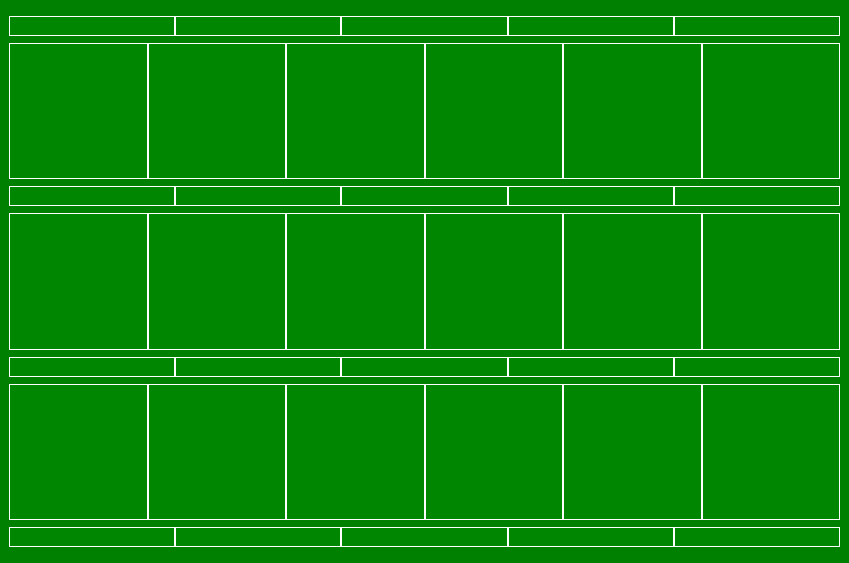
<?xml version="1.0" encoding="UTF-8"?>
<ui version="4.0">
 <class>Form</class>
 <widget class="QWidget" name="Form">
  <property name="geometry">
   <rect>
    <x>0</x>
    <y>0</y>
    <width>849</width>
    <height>563</height>
   </rect>
  </property>
  <property name="sizePolicy">
   <sizepolicy hsizetype="Ignored" vsizetype="Ignored">
    <horstretch>0</horstretch>
    <verstretch>0</verstretch>
   </sizepolicy>
  </property>
  <property name="font">
   <font>
    <kerning>true</kerning>
   </font>
  </property>
  <property name="windowTitle">
   <string>Form</string>
  </property>
  <property name="styleSheet">
   <string notr="true">QWidget#Form{background-color: rgb(98, 171, 32);}</string>
  </property>
  <layout class="QVBoxLayout" name="verticalLayout">
   <property name="spacing">
    <number>0</number>
   </property>
   <property name="leftMargin">
    <number>0</number>
   </property>
   <property name="topMargin">
    <number>0</number>
   </property>
   <property name="rightMargin">
    <number>0</number>
   </property>
   <property name="bottomMargin">
    <number>0</number>
   </property>
   <item>
    <widget class="QWidget" name="Frame" native="true">
     <property name="styleSheet">
      <string notr="true">#Frame{background-color:green;}</string>
     </property>
     <layout class="QVBoxLayout" name="verticalLayout1" stretch="1,4,1,4,1,4,1">
      <property name="spacing">
       <number>0</number>
      </property>
      <item>
       <widget class="QWidget" name="horizontalWidget_11" native="true">
        <property name="styleSheet">
         <string notr="true">QPushButton:pressed {
       background-color: rgb(222, 255, 220);
    }</string>
        </property>
        <layout class="QHBoxLayout" name="horizontalLayout_43">
         <property name="spacing">
          <number>0</number>
         </property>
         <property name="sizeConstraint">
          <enum>QLayout::SetDefaultConstraint</enum>
         </property>
         <property name="leftMargin">
          <number>0</number>
         </property>
         <property name="topMargin">
          <number>0</number>
         </property>
         <property name="rightMargin">
          <number>0</number>
         </property>
         <property name="bottomMargin">
          <number>0</number>
         </property>
         <item>
          <widget class="QPushButton" name="btn_fence_0">
           <property name="sizePolicy">
            <sizepolicy hsizetype="Minimum" vsizetype="Minimum">
             <horstretch>0</horstretch>
             <verstretch>0</verstretch>
            </sizepolicy>
           </property>
           <property name="maximumSize">
            <size>
             <width>16777215</width>
             <height>20</height>
            </size>
           </property>
           <property name="styleSheet">
            <string notr="true">border:0.5px solid white;
background-color: rgba(0, 255, 0, 12);</string>
           </property>
           <property name="text">
            <string/>
           </property>
          </widget>
         </item>
         <item>
          <widget class="QPushButton" name="btn_fence_1">
           <property name="enabled">
            <bool>true</bool>
           </property>
           <property name="sizePolicy">
            <sizepolicy hsizetype="Minimum" vsizetype="Minimum">
             <horstretch>0</horstretch>
             <verstretch>0</verstretch>
            </sizepolicy>
           </property>
           <property name="maximumSize">
            <size>
             <width>16777215</width>
             <height>20</height>
            </size>
           </property>
           <property name="toolTipDuration">
            <number>-1</number>
           </property>
           <property name="styleSheet">
            <string notr="true">border:0.5px solid white;
background-color: rgba(0, 255, 0, 12);</string>
           </property>
           <property name="text">
            <string/>
           </property>
          </widget>
         </item>
         <item>
          <widget class="QPushButton" name="btn_fence_2">
           <property name="sizePolicy">
            <sizepolicy hsizetype="Minimum" vsizetype="Minimum">
             <horstretch>0</horstretch>
             <verstretch>0</verstretch>
            </sizepolicy>
           </property>
           <property name="maximumSize">
            <size>
             <width>16777215</width>
             <height>20</height>
            </size>
           </property>
           <property name="styleSheet">
            <string notr="true">border:0.5px solid white;
background-color: rgba(0, 255, 0, 12);</string>
           </property>
           <property name="text">
            <string/>
           </property>
          </widget>
         </item>
         <item>
          <widget class="QPushButton" name="btn_fence_3">
           <property name="sizePolicy">
            <sizepolicy hsizetype="Minimum" vsizetype="Minimum">
             <horstretch>0</horstretch>
             <verstretch>0</verstretch>
            </sizepolicy>
           </property>
           <property name="maximumSize">
            <size>
             <width>16777215</width>
             <height>20</height>
            </size>
           </property>
           <property name="styleSheet">
            <string notr="true">border:0.5px solid white;
background-color: rgba(0, 255, 0, 12);</string>
           </property>
           <property name="text">
            <string/>
           </property>
          </widget>
         </item>
         <item>
          <widget class="QPushButton" name="btn_fence_4">
           <property name="sizePolicy">
            <sizepolicy hsizetype="Minimum" vsizetype="Minimum">
             <horstretch>0</horstretch>
             <verstretch>0</verstretch>
            </sizepolicy>
           </property>
           <property name="maximumSize">
            <size>
             <width>16777215</width>
             <height>20</height>
            </size>
           </property>
           <property name="styleSheet">
            <string notr="true">border:0.5px solid white;
background-color: rgba(0, 255, 0, 12);</string>
           </property>
           <property name="text">
            <string/>
           </property>
          </widget>
         </item>
        </layout>
       </widget>
      </item>
      <item>
       <layout class="QHBoxLayout" name="horizontalLayout_A" stretch="1,30,1,30,1,30,1,30,1,30,1">
        <property name="spacing">
         <number>0</number>
        </property>
        <property name="leftMargin">
         <number>0</number>
        </property>
        <property name="rightMargin">
         <number>0</number>
        </property>
        <item>
         <widget class="QPushButton" name="btn_fence_5">
          <property name="sizePolicy">
           <sizepolicy hsizetype="Minimum" vsizetype="Minimum">
            <horstretch>0</horstretch>
            <verstretch>0</verstretch>
           </sizepolicy>
          </property>
          <property name="minimumSize">
           <size>
            <width>15</width>
            <height>0</height>
           </size>
          </property>
          <property name="maximumSize">
           <size>
            <width>16777215</width>
            <height>16777215</height>
           </size>
          </property>
          <property name="styleSheet">
           <string notr="true">border:0.5px solid white;
background-color: rgba(0, 255, 0, 12);</string>
          </property>
          <property name="text">
           <string/>
          </property>
         </widget>
        </item>
        <item>
         <layout class="QHBoxLayout" name="hlo_0_0">
          <property name="spacing">
           <number>0</number>
          </property>
         </layout>
        </item>
        <item>
         <widget class="QPushButton" name="btn_fence_6">
          <property name="sizePolicy">
           <sizepolicy hsizetype="Minimum" vsizetype="Minimum">
            <horstretch>0</horstretch>
            <verstretch>0</verstretch>
           </sizepolicy>
          </property>
          <property name="minimumSize">
           <size>
            <width>15</width>
            <height>0</height>
           </size>
          </property>
          <property name="maximumSize">
           <size>
            <width>16777215</width>
            <height>16777215</height>
           </size>
          </property>
          <property name="styleSheet">
           <string notr="true">border:0.5px solid white;
background-color: rgba(0, 255, 0, 12);</string>
          </property>
          <property name="text">
           <string/>
          </property>
         </widget>
        </item>
        <item>
         <layout class="QHBoxLayout" name="hlo_0_1">
          <property name="spacing">
           <number>0</number>
          </property>
          <property name="rightMargin">
           <number>0</number>
          </property>
         </layout>
        </item>
        <item>
         <widget class="QPushButton" name="btn_fence_7">
          <property name="sizePolicy">
           <sizepolicy hsizetype="Minimum" vsizetype="Minimum">
            <horstretch>0</horstretch>
            <verstretch>0</verstretch>
           </sizepolicy>
          </property>
          <property name="minimumSize">
           <size>
            <width>15</width>
            <height>0</height>
           </size>
          </property>
          <property name="maximumSize">
           <size>
            <width>16777215</width>
            <height>16777215</height>
           </size>
          </property>
          <property name="styleSheet">
           <string notr="true">border:0.5px solid white;
background-color: rgba(0, 255, 0, 12);</string>
          </property>
          <property name="text">
           <string/>
          </property>
         </widget>
        </item>
        <item>
         <layout class="QHBoxLayout" name="hlo_0_2">
          <property name="spacing">
           <number>0</number>
          </property>
          <property name="rightMargin">
           <number>0</number>
          </property>
         </layout>
        </item>
        <item>
         <widget class="QPushButton" name="btn_fence_8">
          <property name="sizePolicy">
           <sizepolicy hsizetype="Minimum" vsizetype="Minimum">
            <horstretch>0</horstretch>
            <verstretch>0</verstretch>
           </sizepolicy>
          </property>
          <property name="minimumSize">
           <size>
            <width>15</width>
            <height>0</height>
           </size>
          </property>
          <property name="maximumSize">
           <size>
            <width>16777215</width>
            <height>16777215</height>
           </size>
          </property>
          <property name="styleSheet">
           <string notr="true">border:0.5px solid white;
background-color: rgba(0, 255, 0, 12);</string>
          </property>
          <property name="text">
           <string/>
          </property>
         </widget>
        </item>
        <item>
         <layout class="QHBoxLayout" name="hlo_0_3">
          <property name="spacing">
           <number>0</number>
          </property>
          <property name="rightMargin">
           <number>0</number>
          </property>
         </layout>
        </item>
        <item>
         <widget class="QPushButton" name="btn_fence_9">
          <property name="sizePolicy">
           <sizepolicy hsizetype="Minimum" vsizetype="Minimum">
            <horstretch>0</horstretch>
            <verstretch>0</verstretch>
           </sizepolicy>
          </property>
          <property name="minimumSize">
           <size>
            <width>15</width>
            <height>0</height>
           </size>
          </property>
          <property name="maximumSize">
           <size>
            <width>16777215</width>
            <height>16777215</height>
           </size>
          </property>
          <property name="styleSheet">
           <string notr="true">border:0.5px solid white;
background-color: rgba(0, 255, 0, 12);</string>
          </property>
          <property name="text">
           <string/>
          </property>
         </widget>
        </item>
        <item>
         <layout class="QHBoxLayout" name="hlo_0_4">
          <property name="spacing">
           <number>0</number>
          </property>
          <property name="rightMargin">
           <number>0</number>
          </property>
         </layout>
        </item>
        <item>
         <widget class="QPushButton" name="btn_fence_10">
          <property name="sizePolicy">
           <sizepolicy hsizetype="Minimum" vsizetype="Minimum">
            <horstretch>0</horstretch>
            <verstretch>0</verstretch>
           </sizepolicy>
          </property>
          <property name="minimumSize">
           <size>
            <width>15</width>
            <height>0</height>
           </size>
          </property>
          <property name="maximumSize">
           <size>
            <width>16777215</width>
            <height>16777215</height>
           </size>
          </property>
          <property name="styleSheet">
           <string notr="true">border:0.5px solid white;
background-color: rgba(0, 255, 0, 12);</string>
          </property>
          <property name="text">
           <string/>
          </property>
         </widget>
        </item>
       </layout>
      </item>
      <item>
       <widget class="QWidget" name="horizontalWidget_14" native="true">
        <property name="styleSheet">
         <string notr="true">QPushButton:pressed {
       background-color: rgb(222, 255, 220);
    }</string>
        </property>
        <layout class="QHBoxLayout" name="horizontalLayout_44">
         <property name="spacing">
          <number>0</number>
         </property>
         <property name="sizeConstraint">
          <enum>QLayout::SetDefaultConstraint</enum>
         </property>
         <property name="leftMargin">
          <number>0</number>
         </property>
         <property name="topMargin">
          <number>0</number>
         </property>
         <property name="rightMargin">
          <number>0</number>
         </property>
         <property name="bottomMargin">
          <number>0</number>
         </property>
         <item>
          <widget class="QPushButton" name="btn_fence_11">
           <property name="sizePolicy">
            <sizepolicy hsizetype="Minimum" vsizetype="Minimum">
             <horstretch>0</horstretch>
             <verstretch>0</verstretch>
            </sizepolicy>
           </property>
           <property name="maximumSize">
            <size>
             <width>16777215</width>
             <height>20</height>
            </size>
           </property>
           <property name="styleSheet">
            <string notr="true">border:0.5px solid white;
background-color: rgba(0, 255, 0, 12);</string>
           </property>
           <property name="text">
            <string/>
           </property>
          </widget>
         </item>
         <item>
          <widget class="QPushButton" name="btn_fence_12">
           <property name="enabled">
            <bool>true</bool>
           </property>
           <property name="sizePolicy">
            <sizepolicy hsizetype="Minimum" vsizetype="Minimum">
             <horstretch>0</horstretch>
             <verstretch>0</verstretch>
            </sizepolicy>
           </property>
           <property name="maximumSize">
            <size>
             <width>16777215</width>
             <height>20</height>
            </size>
           </property>
           <property name="toolTipDuration">
            <number>-1</number>
           </property>
           <property name="styleSheet">
            <string notr="true">border:0.5px solid white;
background-color: rgba(0, 255, 0, 12);</string>
           </property>
           <property name="text">
            <string/>
           </property>
          </widget>
         </item>
         <item>
          <widget class="QPushButton" name="btn_fence_13">
           <property name="sizePolicy">
            <sizepolicy hsizetype="Minimum" vsizetype="Minimum">
             <horstretch>0</horstretch>
             <verstretch>0</verstretch>
            </sizepolicy>
           </property>
           <property name="maximumSize">
            <size>
             <width>16777215</width>
             <height>20</height>
            </size>
           </property>
           <property name="styleSheet">
            <string notr="true">border:0.5px solid white;
background-color: rgba(0, 255, 0, 12);</string>
           </property>
           <property name="text">
            <string/>
           </property>
          </widget>
         </item>
         <item>
          <widget class="QPushButton" name="btn_fence_14">
           <property name="sizePolicy">
            <sizepolicy hsizetype="Minimum" vsizetype="Minimum">
             <horstretch>0</horstretch>
             <verstretch>0</verstretch>
            </sizepolicy>
           </property>
           <property name="maximumSize">
            <size>
             <width>16777215</width>
             <height>20</height>
            </size>
           </property>
           <property name="styleSheet">
            <string notr="true">border:0.5px solid white;
background-color: rgba(0, 255, 0, 12);</string>
           </property>
           <property name="text">
            <string/>
           </property>
          </widget>
         </item>
         <item>
          <widget class="QPushButton" name="btn_fence_15">
           <property name="sizePolicy">
            <sizepolicy hsizetype="Minimum" vsizetype="Minimum">
             <horstretch>0</horstretch>
             <verstretch>0</verstretch>
            </sizepolicy>
           </property>
           <property name="maximumSize">
            <size>
             <width>16777215</width>
             <height>20</height>
            </size>
           </property>
           <property name="styleSheet">
            <string notr="true">border:0.5px solid white;
background-color: rgba(0, 255, 0, 12);</string>
           </property>
           <property name="text">
            <string/>
           </property>
          </widget>
         </item>
        </layout>
       </widget>
      </item>
      <item>
       <layout class="QHBoxLayout" name="horizontalLayout_B" stretch="1,30,1,30,1,30,1,30,1,30,1">
        <property name="spacing">
         <number>0</number>
        </property>
        <property name="leftMargin">
         <number>0</number>
        </property>
        <property name="rightMargin">
         <number>0</number>
        </property>
        <item>
         <widget class="QPushButton" name="btn_fence_16">
          <property name="sizePolicy">
           <sizepolicy hsizetype="Minimum" vsizetype="Minimum">
            <horstretch>0</horstretch>
            <verstretch>0</verstretch>
           </sizepolicy>
          </property>
          <property name="minimumSize">
           <size>
            <width>15</width>
            <height>0</height>
           </size>
          </property>
          <property name="styleSheet">
           <string notr="true">border:0.5px solid white;
background-color: rgba(0, 255, 0, 12);</string>
          </property>
          <property name="text">
           <string/>
          </property>
         </widget>
        </item>
        <item>
         <layout class="QHBoxLayout" name="hlo_1_0">
          <property name="spacing">
           <number>0</number>
          </property>
         </layout>
        </item>
        <item>
         <widget class="QPushButton" name="btn_fence_17">
          <property name="sizePolicy">
           <sizepolicy hsizetype="Minimum" vsizetype="Minimum">
            <horstretch>0</horstretch>
            <verstretch>0</verstretch>
           </sizepolicy>
          </property>
          <property name="minimumSize">
           <size>
            <width>15</width>
            <height>0</height>
           </size>
          </property>
          <property name="styleSheet">
           <string notr="true">border:0.5px solid white;
background-color: rgba(0, 255, 0, 12);</string>
          </property>
          <property name="text">
           <string/>
          </property>
         </widget>
        </item>
        <item>
         <layout class="QHBoxLayout" name="hlo_1_1">
          <property name="spacing">
           <number>0</number>
          </property>
         </layout>
        </item>
        <item>
         <widget class="QPushButton" name="btn_fence_18">
          <property name="sizePolicy">
           <sizepolicy hsizetype="Minimum" vsizetype="Minimum">
            <horstretch>0</horstretch>
            <verstretch>0</verstretch>
           </sizepolicy>
          </property>
          <property name="minimumSize">
           <size>
            <width>15</width>
            <height>0</height>
           </size>
          </property>
          <property name="styleSheet">
           <string notr="true">border:0.5px solid white;
background-color: rgba(0, 255, 0, 12);</string>
          </property>
          <property name="text">
           <string/>
          </property>
         </widget>
        </item>
        <item>
         <layout class="QHBoxLayout" name="hlo_1_2">
          <property name="spacing">
           <number>0</number>
          </property>
         </layout>
        </item>
        <item>
         <widget class="QPushButton" name="btn_fence_19">
          <property name="sizePolicy">
           <sizepolicy hsizetype="Minimum" vsizetype="Minimum">
            <horstretch>0</horstretch>
            <verstretch>0</verstretch>
           </sizepolicy>
          </property>
          <property name="minimumSize">
           <size>
            <width>15</width>
            <height>0</height>
           </size>
          </property>
          <property name="styleSheet">
           <string notr="true">border:0.5px solid white;
background-color: rgba(0, 255, 0, 12);</string>
          </property>
          <property name="text">
           <string/>
          </property>
         </widget>
        </item>
        <item>
         <layout class="QHBoxLayout" name="hlo_1_3">
          <property name="spacing">
           <number>0</number>
          </property>
         </layout>
        </item>
        <item>
         <widget class="QPushButton" name="btn_fence_20">
          <property name="sizePolicy">
           <sizepolicy hsizetype="Minimum" vsizetype="Minimum">
            <horstretch>0</horstretch>
            <verstretch>0</verstretch>
           </sizepolicy>
          </property>
          <property name="minimumSize">
           <size>
            <width>15</width>
            <height>0</height>
           </size>
          </property>
          <property name="styleSheet">
           <string notr="true">border:0.5px solid white;
background-color: rgba(0, 255, 0, 12);</string>
          </property>
          <property name="text">
           <string/>
          </property>
         </widget>
        </item>
        <item>
         <layout class="QHBoxLayout" name="hlo_1_4">
          <property name="spacing">
           <number>0</number>
          </property>
         </layout>
        </item>
        <item>
         <widget class="QPushButton" name="btn_fence_21">
          <property name="sizePolicy">
           <sizepolicy hsizetype="Minimum" vsizetype="Minimum">
            <horstretch>0</horstretch>
            <verstretch>0</verstretch>
           </sizepolicy>
          </property>
          <property name="minimumSize">
           <size>
            <width>15</width>
            <height>0</height>
           </size>
          </property>
          <property name="styleSheet">
           <string notr="true">border:0.5px solid white;
background-color: rgba(0, 255, 0, 12);</string>
          </property>
          <property name="text">
           <string/>
          </property>
         </widget>
        </item>
       </layout>
      </item>
      <item>
       <widget class="QWidget" name="horizontalWidget_16" native="true">
        <property name="styleSheet">
         <string notr="true">QPushButton:pressed {
       background-color: rgb(222, 255, 220);
    }</string>
        </property>
        <layout class="QHBoxLayout" name="horizontalLayout_45">
         <property name="spacing">
          <number>0</number>
         </property>
         <property name="sizeConstraint">
          <enum>QLayout::SetDefaultConstraint</enum>
         </property>
         <property name="leftMargin">
          <number>0</number>
         </property>
         <property name="topMargin">
          <number>0</number>
         </property>
         <property name="rightMargin">
          <number>0</number>
         </property>
         <property name="bottomMargin">
          <number>0</number>
         </property>
         <item>
          <widget class="QPushButton" name="btn_fence_22">
           <property name="sizePolicy">
            <sizepolicy hsizetype="Minimum" vsizetype="Minimum">
             <horstretch>0</horstretch>
             <verstretch>0</verstretch>
            </sizepolicy>
           </property>
           <property name="maximumSize">
            <size>
             <width>16777215</width>
             <height>20</height>
            </size>
           </property>
           <property name="styleSheet">
            <string notr="true">border:0.5px solid white;
background-color: rgba(0, 255, 0, 12);</string>
           </property>
           <property name="text">
            <string/>
           </property>
          </widget>
         </item>
         <item>
          <widget class="QPushButton" name="btn_fence_23">
           <property name="enabled">
            <bool>true</bool>
           </property>
           <property name="sizePolicy">
            <sizepolicy hsizetype="Minimum" vsizetype="Minimum">
             <horstretch>0</horstretch>
             <verstretch>0</verstretch>
            </sizepolicy>
           </property>
           <property name="maximumSize">
            <size>
             <width>16777215</width>
             <height>20</height>
            </size>
           </property>
           <property name="toolTipDuration">
            <number>-1</number>
           </property>
           <property name="styleSheet">
            <string notr="true">border:0.5px solid white;
background-color: rgba(0, 255, 0, 12);</string>
           </property>
           <property name="text">
            <string/>
           </property>
          </widget>
         </item>
         <item>
          <widget class="QPushButton" name="btn_fence_24">
           <property name="sizePolicy">
            <sizepolicy hsizetype="Minimum" vsizetype="Minimum">
             <horstretch>0</horstretch>
             <verstretch>0</verstretch>
            </sizepolicy>
           </property>
           <property name="maximumSize">
            <size>
             <width>16777215</width>
             <height>20</height>
            </size>
           </property>
           <property name="styleSheet">
            <string notr="true">border:0.5px solid white;
background-color: rgba(0, 255, 0, 12);</string>
           </property>
           <property name="text">
            <string/>
           </property>
          </widget>
         </item>
         <item>
          <widget class="QPushButton" name="btn_fence_25">
           <property name="sizePolicy">
            <sizepolicy hsizetype="Minimum" vsizetype="Minimum">
             <horstretch>0</horstretch>
             <verstretch>0</verstretch>
            </sizepolicy>
           </property>
           <property name="maximumSize">
            <size>
             <width>16777215</width>
             <height>20</height>
            </size>
           </property>
           <property name="styleSheet">
            <string notr="true">border:0.5px solid white;
background-color: rgba(0, 255, 0, 12);</string>
           </property>
           <property name="text">
            <string/>
           </property>
          </widget>
         </item>
         <item>
          <widget class="QPushButton" name="btn_fence_26">
           <property name="sizePolicy">
            <sizepolicy hsizetype="Minimum" vsizetype="Minimum">
             <horstretch>0</horstretch>
             <verstretch>0</verstretch>
            </sizepolicy>
           </property>
           <property name="maximumSize">
            <size>
             <width>16777215</width>
             <height>20</height>
            </size>
           </property>
           <property name="styleSheet">
            <string notr="true">border:0.5px solid white;
background-color: rgba(0, 255, 0, 12);</string>
           </property>
           <property name="text">
            <string/>
           </property>
          </widget>
         </item>
        </layout>
       </widget>
      </item>
      <item>
       <layout class="QHBoxLayout" name="horizontalLayout_A_5" stretch="1,30,1,30,1,30,1,30,1,30,1">
        <property name="spacing">
         <number>0</number>
        </property>
        <property name="rightMargin">
         <number>0</number>
        </property>
        <item>
         <widget class="QPushButton" name="btn_fence_27">
          <property name="sizePolicy">
           <sizepolicy hsizetype="Minimum" vsizetype="Minimum">
            <horstretch>0</horstretch>
            <verstretch>0</verstretch>
           </sizepolicy>
          </property>
          <property name="minimumSize">
           <size>
            <width>15</width>
            <height>0</height>
           </size>
          </property>
          <property name="styleSheet">
           <string notr="true">border:0.5px solid white;
background-color: rgba(0, 255, 0, 12);</string>
          </property>
          <property name="text">
           <string/>
          </property>
         </widget>
        </item>
        <item>
         <layout class="QHBoxLayout" name="hlo_2_0">
          <property name="spacing">
           <number>0</number>
          </property>
         </layout>
        </item>
        <item>
         <widget class="QPushButton" name="btn_fence_28">
          <property name="sizePolicy">
           <sizepolicy hsizetype="Minimum" vsizetype="Minimum">
            <horstretch>0</horstretch>
            <verstretch>0</verstretch>
           </sizepolicy>
          </property>
          <property name="minimumSize">
           <size>
            <width>15</width>
            <height>0</height>
           </size>
          </property>
          <property name="styleSheet">
           <string notr="true">border:0.5px solid white;
background-color: rgba(0, 255, 0, 12);</string>
          </property>
          <property name="text">
           <string/>
          </property>
         </widget>
        </item>
        <item>
         <layout class="QHBoxLayout" name="hlo_2_1">
          <property name="spacing">
           <number>0</number>
          </property>
         </layout>
        </item>
        <item>
         <widget class="QPushButton" name="btn_fence_29">
          <property name="sizePolicy">
           <sizepolicy hsizetype="Minimum" vsizetype="Minimum">
            <horstretch>0</horstretch>
            <verstretch>0</verstretch>
           </sizepolicy>
          </property>
          <property name="minimumSize">
           <size>
            <width>15</width>
            <height>0</height>
           </size>
          </property>
          <property name="styleSheet">
           <string notr="true">border:0.5px solid white;
background-color: rgba(0, 255, 0, 12);</string>
          </property>
          <property name="text">
           <string/>
          </property>
         </widget>
        </item>
        <item>
         <layout class="QHBoxLayout" name="hlo_2_2">
          <property name="spacing">
           <number>0</number>
          </property>
         </layout>
        </item>
        <item>
         <widget class="QPushButton" name="btn_fence_30">
          <property name="sizePolicy">
           <sizepolicy hsizetype="Minimum" vsizetype="Minimum">
            <horstretch>0</horstretch>
            <verstretch>0</verstretch>
           </sizepolicy>
          </property>
          <property name="minimumSize">
           <size>
            <width>15</width>
            <height>0</height>
           </size>
          </property>
          <property name="styleSheet">
           <string notr="true">border:0.5px solid white;
background-color: rgba(0, 255, 0, 12);</string>
          </property>
          <property name="text">
           <string/>
          </property>
         </widget>
        </item>
        <item>
         <layout class="QHBoxLayout" name="hlo_2_3">
          <property name="spacing">
           <number>0</number>
          </property>
         </layout>
        </item>
        <item>
         <widget class="QPushButton" name="btn_fence_31">
          <property name="sizePolicy">
           <sizepolicy hsizetype="Minimum" vsizetype="Minimum">
            <horstretch>0</horstretch>
            <verstretch>0</verstretch>
           </sizepolicy>
          </property>
          <property name="minimumSize">
           <size>
            <width>15</width>
            <height>0</height>
           </size>
          </property>
          <property name="styleSheet">
           <string notr="true">border:0.5px solid white;
background-color: rgba(0, 255, 0, 12);</string>
          </property>
          <property name="text">
           <string/>
          </property>
         </widget>
        </item>
        <item>
         <layout class="QHBoxLayout" name="hlo_2_4">
          <property name="spacing">
           <number>0</number>
          </property>
         </layout>
        </item>
        <item>
         <widget class="QPushButton" name="btn_fence_32">
          <property name="sizePolicy">
           <sizepolicy hsizetype="Minimum" vsizetype="Minimum">
            <horstretch>0</horstretch>
            <verstretch>0</verstretch>
           </sizepolicy>
          </property>
          <property name="minimumSize">
           <size>
            <width>15</width>
            <height>0</height>
           </size>
          </property>
          <property name="styleSheet">
           <string notr="true">border:0.5px solid white;
background-color: rgba(0, 255, 0, 12);</string>
          </property>
          <property name="text">
           <string/>
          </property>
         </widget>
        </item>
       </layout>
      </item>
      <item>
       <widget class="QWidget" name="horizontalWidget_20" native="true">
        <property name="styleSheet">
         <string notr="true">QPushButton:pressed {
       background-color: rgb(222, 255, 220);
    }</string>
        </property>
        <layout class="QHBoxLayout" name="horizontalLayout_49">
         <property name="spacing">
          <number>0</number>
         </property>
         <property name="sizeConstraint">
          <enum>QLayout::SetDefaultConstraint</enum>
         </property>
         <property name="leftMargin">
          <number>0</number>
         </property>
         <property name="topMargin">
          <number>0</number>
         </property>
         <property name="rightMargin">
          <number>0</number>
         </property>
         <property name="bottomMargin">
          <number>0</number>
         </property>
         <item>
          <widget class="QPushButton" name="btn_fence_33">
           <property name="sizePolicy">
            <sizepolicy hsizetype="Minimum" vsizetype="Minimum">
             <horstretch>0</horstretch>
             <verstretch>0</verstretch>
            </sizepolicy>
           </property>
           <property name="maximumSize">
            <size>
             <width>16777215</width>
             <height>20</height>
            </size>
           </property>
           <property name="styleSheet">
            <string notr="true">border:0.5px solid white;
background-color: rgba(0, 255, 0, 12);</string>
           </property>
           <property name="text">
            <string/>
           </property>
          </widget>
         </item>
         <item>
          <widget class="QPushButton" name="btn_fence_34">
           <property name="enabled">
            <bool>true</bool>
           </property>
           <property name="sizePolicy">
            <sizepolicy hsizetype="Minimum" vsizetype="Minimum">
             <horstretch>0</horstretch>
             <verstretch>0</verstretch>
            </sizepolicy>
           </property>
           <property name="maximumSize">
            <size>
             <width>16777215</width>
             <height>20</height>
            </size>
           </property>
           <property name="toolTipDuration">
            <number>-1</number>
           </property>
           <property name="styleSheet">
            <string notr="true">border:0.5px solid white;
background-color: rgba(0, 255, 0, 12);</string>
           </property>
           <property name="text">
            <string/>
           </property>
          </widget>
         </item>
         <item>
          <widget class="QPushButton" name="btn_fence_35">
           <property name="sizePolicy">
            <sizepolicy hsizetype="Minimum" vsizetype="Minimum">
             <horstretch>0</horstretch>
             <verstretch>0</verstretch>
            </sizepolicy>
           </property>
           <property name="maximumSize">
            <size>
             <width>16777215</width>
             <height>20</height>
            </size>
           </property>
           <property name="styleSheet">
            <string notr="true">border:0.5px solid white;
background-color: rgba(0, 255, 0, 12);</string>
           </property>
           <property name="text">
            <string/>
           </property>
          </widget>
         </item>
         <item>
          <widget class="QPushButton" name="btn_fence_36">
           <property name="sizePolicy">
            <sizepolicy hsizetype="Minimum" vsizetype="Minimum">
             <horstretch>0</horstretch>
             <verstretch>0</verstretch>
            </sizepolicy>
           </property>
           <property name="maximumSize">
            <size>
             <width>16777215</width>
             <height>20</height>
            </size>
           </property>
           <property name="styleSheet">
            <string notr="true">border:0.5px solid white;
background-color: rgba(0, 255, 0, 12);</string>
           </property>
           <property name="text">
            <string/>
           </property>
          </widget>
         </item>
         <item>
          <widget class="QPushButton" name="btn_fence_37">
           <property name="sizePolicy">
            <sizepolicy hsizetype="Minimum" vsizetype="Minimum">
             <horstretch>0</horstretch>
             <verstretch>0</verstretch>
            </sizepolicy>
           </property>
           <property name="maximumSize">
            <size>
             <width>16777215</width>
             <height>20</height>
            </size>
           </property>
           <property name="styleSheet">
            <string notr="true">border:0.5px solid white;
background-color: rgba(0, 255, 0, 12);</string>
           </property>
           <property name="text">
            <string/>
           </property>
          </widget>
         </item>
        </layout>
       </widget>
      </item>
     </layout>
    </widget>
   </item>
  </layout>
 </widget>
 <resources/>
 <connections/>
</ui>
